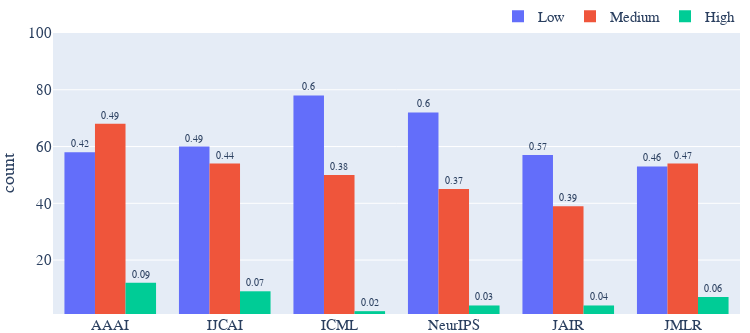

The code cell stored with this chart in its notebook:
### Code cell
df.sort_values(["stratum"], ascending=True, inplace=True)

# Create a stacked barplot for each source based on the bins per dimension
fig = px.histogram(df, x="source", barmode="group", color="stratum", labels={
             "count": "Count",
             "source": "",},
             category_orders={"source": source_order}
             )
layout_adapt = layout.copy()
layout_adapt["yaxis"] = dict(range=[1, 100])
layout_adapt["margin"]["b"] = 0
fig.update_layout(layout_adapt)
fig.update_layout(xaxis_title=None)

bar_percentages = [[],[],[]]
for index, label in enumerate(stratum_labels):
    for source in source_order:
        total = len(df[df["source"] == source])
        fraction = len(df[(df["source"] == source) & (df["stratum"] == label)]) / total
        bar_percentages[index].append(round(fraction, 2))

# Place percentages on histogram
for i, t in enumerate(bar_percentages):
    fig.data[i].text = t
    fig.data[i].textposition = 'outside'
    fig.data[i].textfont = {"size": 10}
fig.write_image("latex/plots/stratum_count.pdf")
fig.show()

### Figure 1 — Plotly figure (JSON) as saved in the notebook; plotly's stock layout.template omitted (floating-point values rounded to 4 significant figures; data arrays with more than 128 entries replaced by an {"elided": "..."} marker saying what was removed)
{"data": [{"alignmentgroup": "True", "bingroup": "x", "hovertemplate": "stratum=Low<br>=%{x}<br>count=%{y}<extra></extra>", "legendgroup": "Low", "marker": {"color": "#636efa", "pattern": {"shape": ""}}, "name": "Low", "offsetgroup": "Low", "orientation": "v", "showlegend": true, "text": ["0.42", "0.49", "0.6", "0.6", "0.57", "0.46"], "textfont": {"size": 10}, "textposition": "outside", "type": "histogram", "x": {"elided": "378 str values"}, "xaxis": "x", "yaxis": "y"}, {"alignmentgroup": "True", "bingroup": "x", "hovertemplate": "stratum=Medium<br>=%{x}<br>count=%{y}<extra></extra>", "legendgroup": "Medium", "marker": {"color": "#EF553B", "pattern": {"shape": ""}}, "name": "Medium", "offsetgroup": "Medium", "orientation": "v", "showlegend": true, "text": ["0.49", "0.44", "0.38", "0.37", "0.39", "0.47"], "textfont": {"size": 10}, "textposition": "outside", "type": "histogram", "x": {"elided": "310 str values"}, "xaxis": "x", "yaxis": "y"}, {"alignmentgroup": "True", "bingroup": "x", "hovertemplate": "stratum=High<br>=%{x}<br>count=%{y}<extra></extra>", "legendgroup": "High", "marker": {"color": "#00cc96", "pattern": {"shape": ""}}, "name": "High", "offsetgroup": "High", "orientation": "v", "showlegend": true, "text": ["0.09", "0.07", "0.02", "0.03", "0.04", "0.06"], "textfont": {"size": 10}, "textposition": "outside", "type": "histogram", "x": ["AAAI", "ICML", "JMLR", "AAAI", "AAAI", "AAAI", "AAAI", "AAAI", "JMLR", "AAAI", "JMLR", "IJCAI", "NeurIPS", "AAAI", "NeurIPS", "IJCAI", "JMLR", "NeurIPS", "IJCAI", "NeurIPS", "IJCAI", "IJCAI", "JAIR", "AAAI", "IJCAI", "AAAI", "JAIR", "ICML", "IJCAI", "JMLR", "JMLR", "JAIR", "JMLR", "IJCAI", "JAIR", "IJCAI", "AAAI", "AAAI"], "xaxis": "x", "yaxis": "y"}], "layout": {"barmode": "group", "boxmode": "group", "font": {"family": "serif", "size": 15}, "height": 333.3, "legend": {"orientation": "h", "title": {}, "tracegroupgap": 0, "x": 1, "xanchor": "right", "y": 1, "yanchor": "bottom"}, "margin": {"b": 0, "l": 10, "r": 10, "t": 10}, "width": 750, "xaxis": {"anchor": "y", "categoryarray": ["AAAI", "IJCAI", "ICML", "NeurIPS", "JAIR", "JMLR"], "categoryorder": "array", "domain": [0, 1], "tickangle": 0, "title": {}}, "yaxis": {"anchor": "x", "domain": [0, 1], "range": [1, 100], "title": {"text": "count"}}}}
